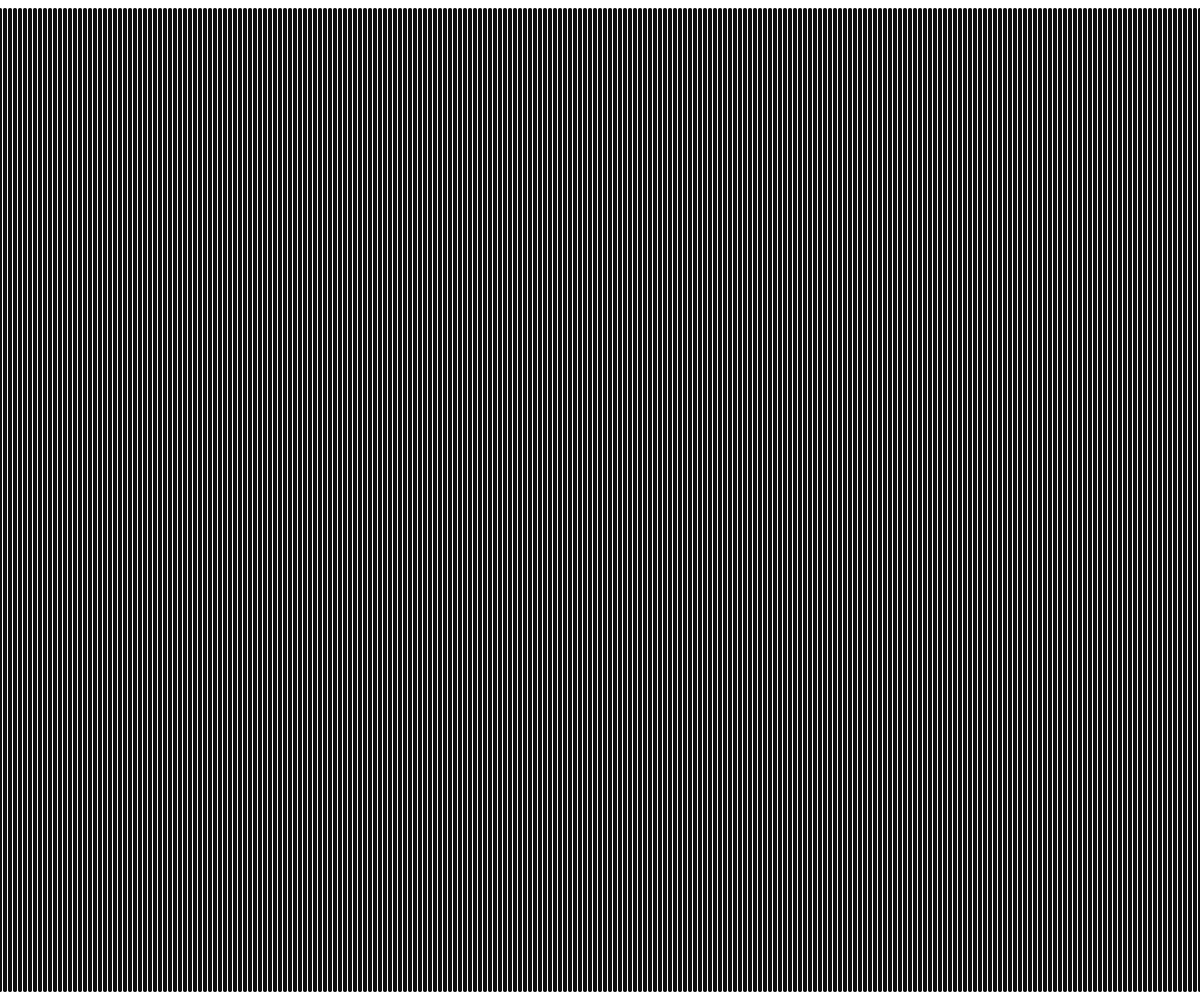
Frame 1 (no input)
Frame 60 (no input): identical to frame 1, image omitted
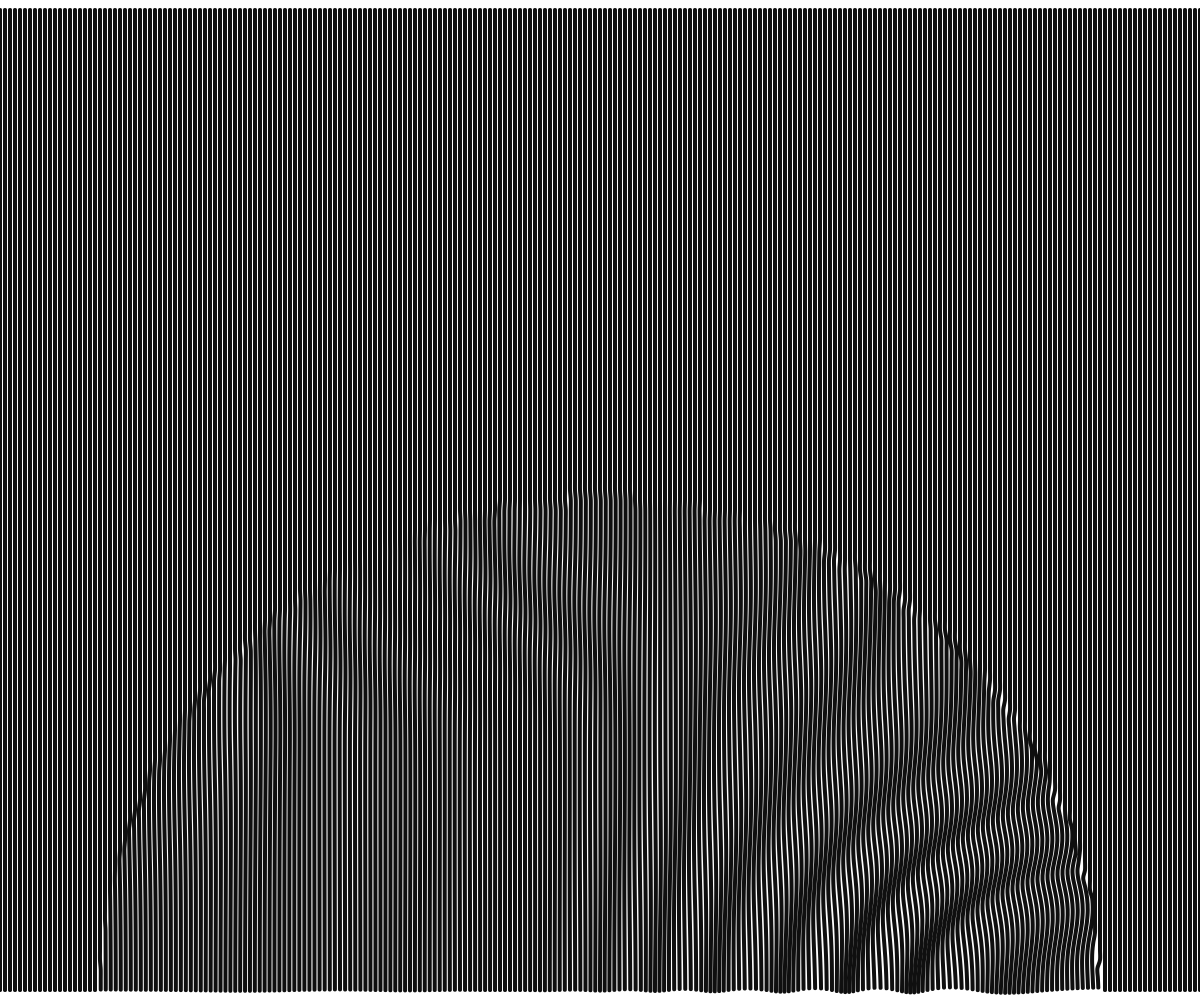
Frame 120 (the mouse pressed at the canvas centre since frame 60)

The p5.js sketch that drew these frames (run headless with seeded random() and noise() and a simulated clock; from frame 60 on, the mouse is pressed at the canvas centre):

// p5.js sketch
// ── sketch.js


function setup() {
  createCanvas(windowWidth, windowHeight);
	background(230,10);
  strokeWeight(4);
  pixelDensity(2);//increase for better resolution images.


}

let zoff = 0;
let angle = 0;

function draw() {

  let size = map(mouseX,0,width,2,height);
  let animationSpeed = 0.000002;
  let mainColor = 15;
	let radius = map(mouseX,0,width,2,10);

  background(255);
  stroke(mainColor);
  noFill();

  for (i = 0; i <= width ; i += 5) {
    beginShape();
    for (j = 0; j <= height ; j += 10) {
      let x =i;
      let y =j;
      let scale = 0.0005;//using a scale vaiable because steps between i and j counters are too large steps for noise function.
      
      //check if points are inside the slider size value.
      if (dist(i, j, width/2, height) < size) {
        n = map(noise(i * scale, j * scale, zoff), 0, 1, -1, 1);
        x = i +  n*radius * sin(angle + n * 100);
        y = j +  n*radius * cos(angle + n * 100);
     }

      curveVertex(x, y);
      // point(x,y);
    }
    endShape();
  }

    zoff += 0.001;
    angle += animationSpeed;

}
